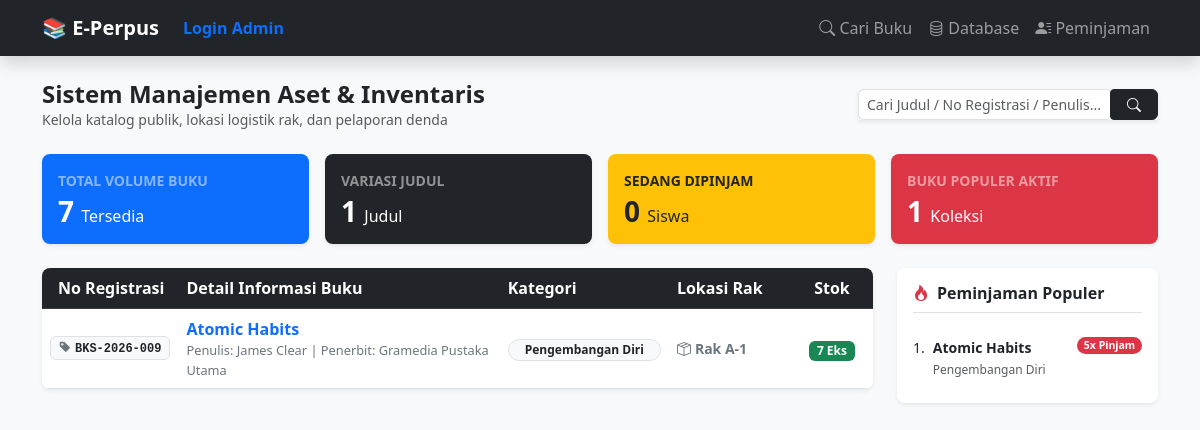
The app's page /koleksi, older data.
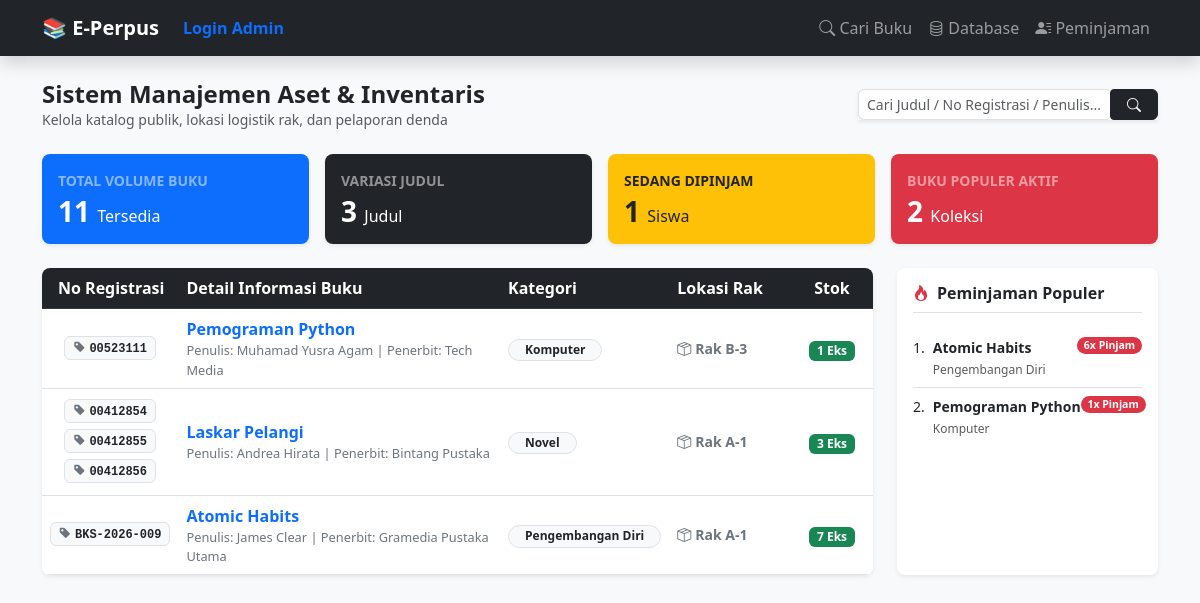
The same page, newer data.
### tables this page shows
CREATE TABLE buku (
            id INTEGER PRIMARY KEY AUTOINCREMENT,
            -- Data Katalog (Publik)
            judul TEXT NOT NULL,
            sub_judul TEXT,
            penulis TEXT,
            penerbit TEXT,
            tahun_terbit TEXT,
            isbn TEXT,
            kategori TEXT,
            sinopsis TEXT,
            cover_img TEXT,
            -- Data Inventaris (Internal Pustakawan)
            id_buku_fisik TEXT UNIQUE, -- Barcode / ID Unik Eksemplar
            nomor_panggil TEXT,        -- Call Number di Rak
            lokasi_rak TEXT,
            sumber_perolehan TEXT,     -- Pembelian / Hadiah / Sumbangan
            tanggal_masuk TEXT,
            kondisi_buku TEXT DEFAULT 'Baik', -- Baik / Rusak / Hilang
            harga_buku INTEGER DEFAULT 0,     -- Untuk Pelaporan Aset & Denda Opsi A
            stok INTEGER DEFAULT 1
        );

### app.py (the view)
@app.route('/koleksi')
def koleksi_lengkap():
    conn = get_db_connection()
    query = request.args.get('query', '').strip()
    if query:
        buku = conn.execute('''
            SELECT * FROM buku
            WHERE judul LIKE ? OR penulis LIKE ? OR id_buku_fisik LIKE ?
            ORDER BY id DESC
        ''', (f'%{query}%', f'%{query}%', f'%{query}%')).fetchall()
    else:
        buku = conn.execute('SELECT * FROM buku ORDER BY id DESC').fetchall()
    total_buku = conn.execute('SELECT SUM(stok) FROM buku').fetchone()[0] or 0
    total_judul = conn.execute('SELECT COUNT(*) FROM buku').fetchone()[0] or 0
    total_dipinjam = conn.execute('SELECT COUNT(*) FROM peminjaman WHERE status = "Dipinjam"').fetchone()[0] or 0
    buku_populer = conn.execute('''
        SELECT b.judul, b.kategori, COUNT(p.id) as total_dipinjam
        FROM buku b
        JOIN peminjaman p ON b.id = p.id_buku
        GROUP BY b.id
        ORDER BY total_dipinjam DESC
        LIMIT 5
    ''').fetchall()
    conn.close()
    return render_template('koleksi.html',
                           buku=buku,
                           query=query,
                           total_buku=total_buku,
                           total_judul=total_judul,
                           total_dipinjam=total_dipinjam,
                           buku_populer=buku_populer)

### app.py (called while the page is built)
def get_db_connection():
    base_dir = os.path.dirname(os.path.abspath(__file__))
    db_path = os.path.join(base_dir, 'perpustakaan.db')
    conn = sqlite3.connect(db_path)
    conn.row_factory = sqlite3.Row
    return conn

### templates/koleksi.html (shortened to what this page needs)
{% extends 'layout.html' %}
{% block content %}
<div class="d-flex justify-content-between align-items-center mb-4 mt-2">
    <div>
        <h4 class="fw-bold mb-0 text-dark">Sistem Manajemen Aset & Inventaris</h4>
        <p class="text-muted small mb-0">Kelola katalog publik, lokasi logistik rak, dan pelaporan denda</p>
    </div>
    <div class="d-flex gap-2">
        <form action="/koleksi" method="GET" class="d-flex shadow-sm" style="width: 300px;">
            <input type="text" name="query" class="form-control form-control-sm border-end-0 rounded-start"
                   placeholder="Cari Judul / No Registrasi / Penulis..." value="{{ query or '' }}">
            <button type="submit" class="btn btn-sm btn-dark rounded-end px-3">
                <i class="bi bi-search"></i>
            </button>
        </form>
    </div>
</div>
<div class="row g-3 mb-4">
    <div class="col-md-3">
        <div class="card border-0 shadow-sm bg-primary text-white p-3 rounded-3">
            <small class="text-white-50 fw-bold text-uppercase">Total Volume Buku</small>
            <h3 class="fw-bold mb-0 mt-1">{{ total_buku }} <span class="fs-6 fw-normal">Tersedia</span></h3>
        </div>
    </div>
    <div class="col-md-3">
        <div class="card border-0 shadow-sm bg-dark text-white p-3 rounded-3">
            <small class="text-white-50 fw-bold text-uppercase">Variasi Judul</small>
            <h3 class="fw-bold mb-0 mt-1">{{ total_judul }} <span class="fs-6 fw-normal">Judul</span></h3>
        </div>
    </div>
    <div class="col-md-3">
        <div class="card border-0 shadow-sm bg-warning text-dark p-3 rounded-3">
            <small class="text-dark-50 fw-bold text-uppercase">Sedang Dipinjam</small>
            <h3 class="fw-bold mb-0 mt-1">{{ total_dipinjam }} <span class="fs-6 fw-normal">Siswa</span></h3>
        </div>
    </div>
    <div class="col-md-3">
        <div class="card border-0 shadow-sm bg-danger text-white p-3 rounded-3">
            <small class="text-white-50 fw-bold text-uppercase">Buku Populer Aktif</small>
            <h3 class="fw-bold mb-0 mt-1">{{ buku_populer|length }} <span class="fs-6 fw-normal">Koleksi</span></h3>
        </div>
    </div>
</div>
<div class="row g-4">
    <div class="col-lg-9">
        <div class="card shadow-sm border-0 rounded-3 overflow-hidden">
            <div class="table-responsive">
                <table class="table table-hover align-middle mb-0">
                    <thead class="table-dark">
                        <tr>
                            <th class="ps-3" style="width: 15%;">No Registrasi</th>
                            <th style="width: 40%;">Detail Informasi Buku</th>
                            <th style="width: 20%;">Kategori</th>
                            <th style="width: 15%;">Lokasi Rak</th>
                            <th class="text-center" style="width: 10%;">Stok</th>
                        </tr>
                    </thead>
                    <tbody>
                        {% if buku %}
                            {% for b in buku %}
                            <tr>
                                <td class="text-center">
                                    {% if b.id_buku_fisik %}
                                        {% set clean_str = b.id_buku_fisik.replace('[','').replace(']','').replace('"','').replace("'",'') %}
                                        {% for reg_num in clean_str.split(',') %}
                                            {% if reg_num.strip() %}
                                                <span class="badge bg-light text-dark border font-monospace small mb-1 shadow-xs d-inline-block px-2 py-1">
                                                    <i class="bi bi-tag-fill text-secondary me-1"></i>{{ reg_num.strip() }}
                                                </span>
                                            {% endif %}
                                        {% endfor %}
                                    {% else %}
                                        <span class="text-muted small">-</span>
                                    {% endif %}
                                </td>
                                <td>
                                    <a href="/buku/{{ b.id }}" class="fw-bold text-primary text-decoration-none d-block mb-0-link">
                                        {{ b.judul }}
                                    </a>
                                    <small class="text-secondary d-block" style="font-size: 0.8rem;">
                                        Penulis: {{ b.penulis }} | Penerbit: {{ b.penerbit or '-' }}
                                    </small>
                                </td>
                                <td><span class="badge bg-light text-dark border px-3 py-1.5 rounded-pill">{{ b.kategori }}</span></td>
                                <td class="small fw-semibold text-secondary"><i class="bi bi-box-seam me-1"></i>{{ b.lokasi_rak or 'Belum Diatur' }}</td>
                                <td class="text-center">
                                    <span class="badge {{ 'bg-success' if b.stok > 0 else 'bg-danger' }} rounded-2 px-2 py-1">
                                        {{ b.stok }} Eks
                                    </span>
                                </td>
                            </tr>
                            {% endfor %}
                        {% endif %}
                    </tbody>
                </table>
            </div>
        </div>
    </div>
    <div class="col-lg-3">
        <div class="card shadow-sm border-0 rounded-3 p-3 bg-white h-100">
            <h6 class="fw-bold text-dark border-bottom pb-2 mb-3"><i class="bi bi-fire text-danger me-2"></i>Peminjaman Populer</h6>
            {% if buku_populer %}
                <ol class="list-group list-group-numbered list-group-flush">
                {% for bp in buku_populer %}
                    <li class="list-group-item d-flex justify-content-between align-items-start px-0 py-2 small">
                        <div class="ms-2 me-auto">
                            <div class="fw-bold text-truncate" style="max-width: 150px;">{{ bp.judul }}</div>
                            <span class="text-muted" style="font-size: 0.75rem;">{{ bp.kategori }}</span>
                        </div>
                        <span class="badge bg-danger rounded-pill">{{ bp.total_dipinjam }}x Pinjam</span>
                    </li>
                {% endfor %}
                </ol>
            {% else %}
                <div class="text-center py-4 text-muted small italic">
                    <i class="bi bi-graph-up d-block mb-1 text-black-50"></i> Belum ada rekaman sirkulasi transaksi.
                </div>
            {% endif %}
        </div>
    </div>
</div>
{% endblock %}

### templates/layout.html (shortened to what this page needs)
<!DOCTYPE html>
<html lang="id">
<head>
    <link href="https://cdn.jsdelivr.net/npm/bootstrap@5.3.0/dist/css/bootstrap.min.css" rel="stylesheet">
    <link rel="stylesheet" href="https://cdn.jsdelivr.net/npm/bootstrap-icons@1.11.1/font/bootstrap-icons.css">
    <link rel="stylesheet" href="https://cdn.jsdelivr.net/npm/@fancyapps/ui@5.0/dist/fancybox/fancybox.css"/>
</head>
<body class="bg-light">
<nav class="navbar navbar-expand-lg navbar-dark bg-dark mb-4 shadow">
    <div class="container">
        <a class="navbar-brand fw-bold" href="/">📚 E-Perpus</a>
        <div class="navbar-nav ms-auto">
            {% if session.get('logged_in') %}
                <a class="nav-link text-danger" href="/logout">Logout</a>
            {% else %}
                <a class="nav-link text-primary fw-bold" href="{{ url_for('login') }}">Login Admin</a>
            {% endif %}
        </div>
        <div class="collapse navbar-collapse" id="navbarNav">
            <div class="navbar-nav ms-auto">
                <a class="nav-link" href="/"><i class="bi bi-search"></i> Cari Buku</a>
                <a class="nav-link" href="/koleksi"><i class="bi bi-database"></i> Database</a>
                <a class="nav-link" href="/peminjaman"><i class="bi bi-person-lines-fill"></i> Peminjaman</a>
            </div>
        </div>
    </div>
</nav>
<div class="container mt-4">
    {% block content %}
    {% endblock %}
</div>
</body>
</html>

Row changes from the older to the newer data that the page shows:
added buku: id_buku_fisik "[\"00523111\"]" (drawn), strip "00523111", judul "Pemograman Python", penulis "Muhamad Yusra Agam", penerbit "Tech Media", kategori "Komputer", lokasi_rak "Rak B-3", stok "1", total_dipinjam "1"
added buku: strip "00412854" "00412855" "00412856", judul "Laskar Pelangi", penulis "Andrea Hirata", penerbit "Bintang Pustaka", kategori "Novel", lokasi_rak "Rak A-1", stok "3", shown under "2 Koleksi"
computed for buku "Atomic Habits": total_dipinjam "5" → "6"
Text that changed along with them:
{{ total_buku }}: "7" → "11"
{{ total_judul }}: "1" → "3"
{{ total_dipinjam }}: "0" → "1"
{{ buku_populer|length }}: "1" → "2"
